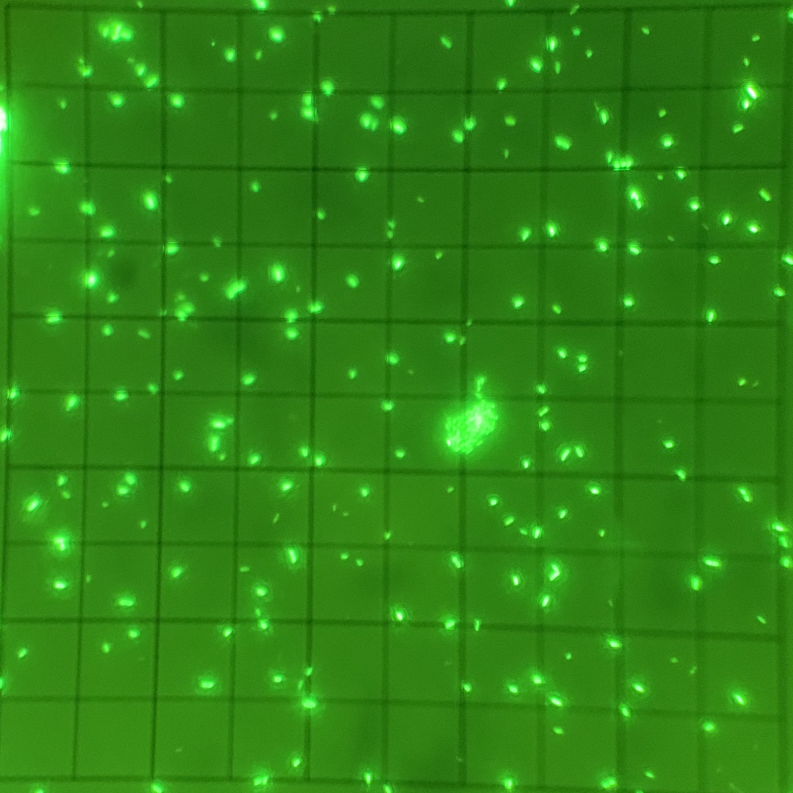
#> input picture img/test_img.jpg, 1586 x 1586 px, given in place of , which was not available (shown at 1/2 size)
$ python count_cells.py img/test_img.jpg
#> lines starting #> are read from the running program, lines starting #| are printed output that depends on the picture; after the words box and inside, x2 and y2 are one past the last pixel; in counts of white or black regions, pixels touching at a corner belong together; pictures that were not available may be replaced by others from this repository, and a replacement may not be noted
from cv2 import cv2 # pip install opencv-python
import numpy as np
import math
import sys, getopt


"""
    constants
"""
MINIMUM_AREA = 3  # minimum area of cells
AVG_CELL_AREA = 190  # AVG size of cells
CONNECTED_CELL_AREA = 400  # minimum size of cluster of cells


def main(argv):
    """
    counts cells
        -i: input file to count
        -o: optional output file to save with highlighted contours
        -m: optional output file to save generated image mask
        -v: optional verbose flag to print cells as it counts and display generated cell mask
        -h: shows usage
    usage: count_cells.py [-h] -i <input_image> [-o <output_image>] [-m <mask_image>] [-v]

    joey aronson 2020
    """
    input_file, output_file, mask_file, verbose = parse_command_line(argv)

    # try to open picture if fails print error
    try:
        image = cv2.imread(input_file)
#> image is the input picture: shape (1586, 1586, 3); mean B, G, R 20.3, 130.2, 46.1
        highlighted = image.copy()
    except AttributeError:
        format_print("Could not read image '%s'" % input_file)
        format_print(
            "USAGE: count_cells.py -i <input_file> [-o <output_file>] [-m <mask_file] [-v]"
        )
        exit()

    # lower and upper bound of colors to accept
    hsv_lower = np.array(
        [45, 0, 50]
    )  # for hsv_lower: first num adjust higher to be less sensitive lower to be more sensitive
    hsv_upper = np.array([255, 255, 255])

    # create color mask
    mask = cv2.inRange(image, hsv_lower, hsv_upper)
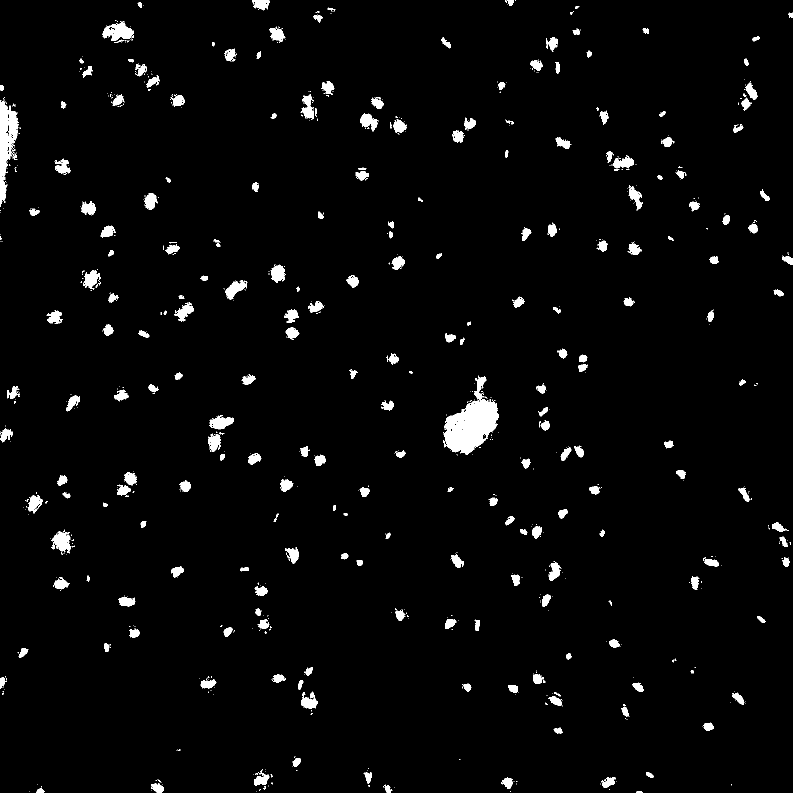
#> mask: shape (1586, 1586) (shown at 1/2 size); 2.8% white; 868 white regions (625 under 20 px), largest, box (x1, y1, x2, y2) and area: (888, 751, 998, 910) 8344, (0, 200, 38, 414) 3898, (205, 43, 268, 82) 1408

    # i dont know what this stuff does, got it from https://stackoverflow.com/questions/58751101/count-number-of-cells-in-the-image
    kernel = cv2.getStructuringElement(cv2.MORPH_ELLIPSE, (3, 3))
    opening = cv2.morphologyEx(mask, cv2.MORPH_OPEN, kernel, iterations=1)
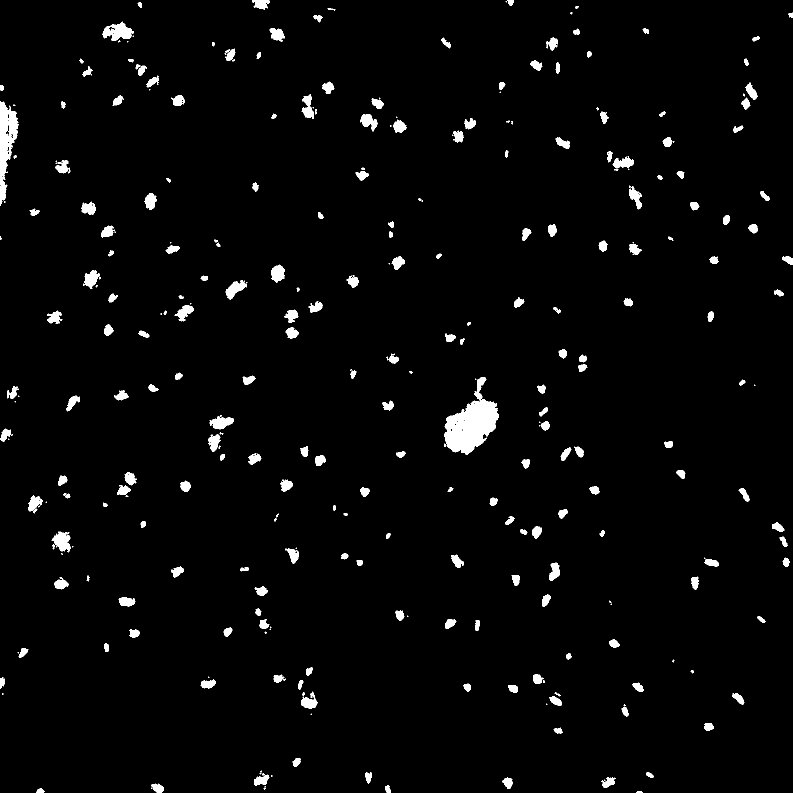
#> opening: shape (1586, 1586) (shown at 1/2 size); 2.6% white; 322 white regions (92 under 20 px), largest, box (x1, y1, x2, y2) and area: (888, 754, 998, 910) 8231, (0, 202, 38, 412) 3808, (205, 43, 268, 82) 1364
    close = cv2.morphologyEx(opening, cv2.MORPH_CLOSE, kernel, iterations=2)
#> close: shape (1586, 1586); 2.7% white; 259 white regions (39 under 20 px)

    # generates list contours around shapes from the mask
    contours = cv2.findContours(close, cv2.RETR_EXTERNAL, cv2.CHAIN_APPROX_SIMPLE)
#> contours = 259 contours, 43 with area under 20; largest, box (x1, y1, x2, y2) and area: (888, 754, 998, 910) 8210, (0, 202, 38, 412) 3886, (205, 43, 268, 82) 1379, (103, 1063, 142, 1105) 987, (419, 830, 468, 859) 768
    contours = contours[0] if len(contours) == 2 else contours[1]

    cells = 0
    result_table = {}

    # loop through each contour
    for c in contours:
        # get area of the contour
        area = cv2.contourArea(c)

        # if cell is larger than minimum size
        if area > MINIMUM_AREA:
            # if cell is a cluster
            if area > CONNECTED_CELL_AREA:
                multi_cell = math.ceil(area / AVG_CELL_AREA)
                if verbose:
                    print(multi_cell, end=" ")
                col = (255, 0, 255)

                # keep track of sizes for results table
                if result_table.get(multi_cell):
                    result_table[multi_cell] += 1
                else:
                    result_table[multi_cell] = 1

                # add appropriate num of cells
                cells += multi_cell
            else:
                if verbose:
                    print(".", end=" ")
                col = (255, 0, 0)
                cells += 1

                # keep track of sizes for results table
                if result_table.get(1):
                    result_table[1] += 1
                else:
                    result_table[1] = 1

            # draw contour over input image
            cv2.drawContours(highlighted, [c], -1, col, 2)
#> this loop made 259 passes
#> (area, multi_cell, col, cells) on passes 10, 22, 52, 61, 68, 73, 87: (429, 3, (255, 0, 255), 12), (595, 4, (255, 0, 255), 25), (427.5, 3, (255, 0, 255), 53), (480.5, 3, (255, 0, 255), 64), (411, 3, (255, 0, 255), 73), (987, 6, (255, 0, 255), 81), (576.5, 4, (255, 0, 255), 97)
#> (area, col, cells) on passes 1 to 6: (24.5, (255, 0, 0), 1), (93.5, (255, 0, 0), 2), (112, (255, 0, 0), 3), (303.5, (255, 0, 0), 4), (284, (255, 0, 0), 5), (339, (255, 0, 0), 6)
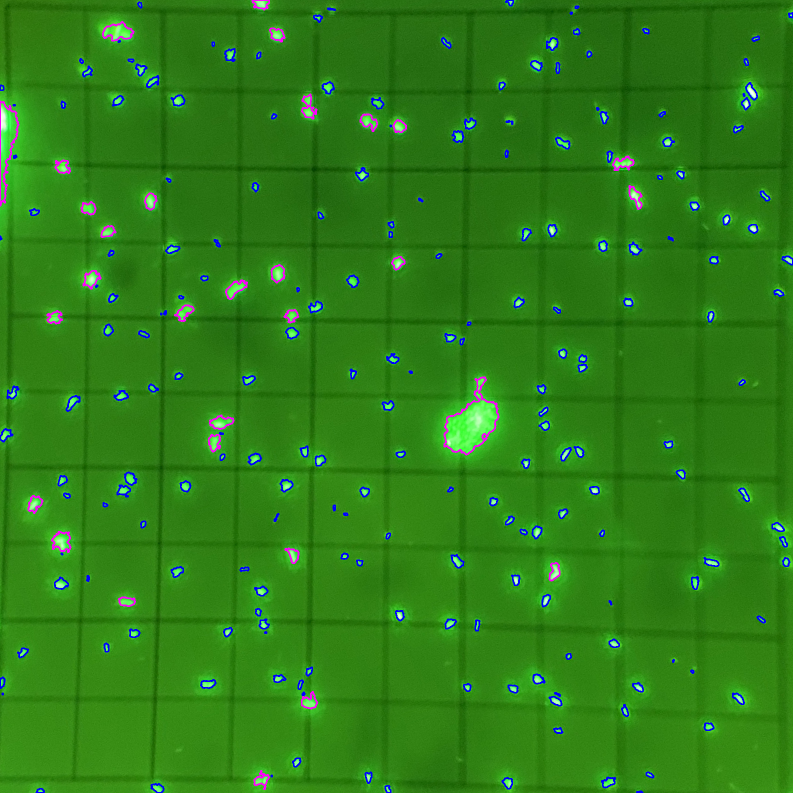
#> highlighted: shape (1586, 1586, 3) (shown at 1/2 size); 1.99% of pixels changed, all inside (x1, y1, x2, y2) = (0, 0, 1586, 1586)
#> after the loop, cells = 376; result_table = {1: 207, 3: 16, 4: 8, 6: 1, 5: 2, 44: 1, 21: 1, 8: 1}

    # display highlighted image
    cv2.imshow("highlighted", highlighted)

    if verbose:
        cv2.imshow("mask", mask)

    # print results talbe
    print_result_table(result_table, cells)

    # try to save image
    try:
        if output_file:
            cv2.imwrite(output_file, highlighted)
    except cv2.error:
        format_print("Could not save image, invalid output filetype (eg: test.jpg)")

    # try to save mask image
    try:
        if mask_file:
            cv2.imwrite(mask_file, mask)
    except cv2.error:
        format_print(
            "Could not save mask image, invalid output filetype (eg: test.jpg)"
        )

    # wait for user to close the image
    cv2.waitKey()


def print_result_table(res, total):
    """
    prints out the cluster counts and total cell counts into table
    """
#> called with total = 376

    sorted_table = sorted(res)
#> sorted_table = [1, 3, 4, 5, 6, 8, 21, 44]
    print("")
    print("")
    print("+-------------------------------+")
    print("| cluster size\t| count\t| total\t|")
    print("+-------------------------------+")
    for row in sorted_table:
        formatted_row = "| {row}\t\t| {count}\t| {total}\t|".format(
            row=row, count=res[row], total=row * res[row]
        )
        print(formatted_row)
#> this loop made 8 passes
#> row on passes 2 to 8: 3, 4, 5, 6, 8, 21, 44
#| | 1		| 207	| 207	|
#| | 3		| 16	| 48	|
#| | 4		| 8	| 32	|
#| | 5		| 2	| 10	|
#| | 6		| 1	| 6	|
#| | 8		| 1	| 8	|
#| | 21		| 1	| 21	|
#| | 44		| 1	| 44	|
    print("+-------------------------------+")
    print("| TOTAL\t\t\t| {total}\t|".format(total=total))
#| | TOTAL			| 376	|
    print("+-------------------------------+")


def parse_command_line(argv):
    """
    parses command line arguments and displays usage if necessary
    """
    try:
        opts, args = getopt.getopt(argv, "hvi:o:m:")
    except getopt.GetoptError as e:
        format_print(str(e))
        format_print(
            "USAGE: count_cells.py -i <input_file> [-o <output_file>] [-m <mask_file] [-v]"
        )
        sys.exit(1)

    input_file = ""
    output_file = ""
    mask_file = ""
    verbose = False
    for opt, arg in opts:
        if opt == "-h":
            format_print(
                "USAGE: count_cells.py -i <input_file> [-o <output_file>] [-m <mask_file] [-v]"
            )
            sys.exit()
        elif opt == "-v":
            verbose = True
        elif opt == "-i":
            input_file = arg
        elif opt == "-o":
            output_file = arg
        elif opt == "-m":
            mask_file = arg

    return input_file, output_file, mask_file, verbose


def format_print(str):
    """
    formats print for errors or usage
    """
    print("")
    print("=" * len(str))
    print(str)
    print("=" * len(str))
    print("")


if __name__ == "__main__":
    main(sys.argv[1:])
